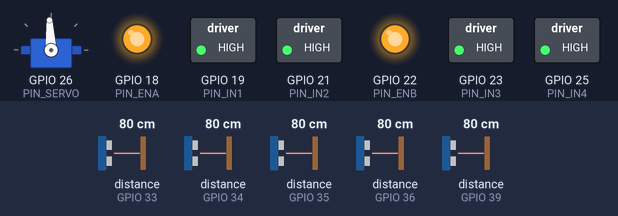
This sketch was run on a simulated ESP32. Shown: servo, switched loads named in the sketch (green lamp = pin HIGH), output pins drawn as LEDs (lit = HIGH). Wiring (inferred from the names in the program): 5 × ultrasonic range finder: trigger GPIO 4, echo GPIO 34 / trigger GPIO 13, echo GPIO 35 / trigger GPIO 14, echo GPIO 36 / trigger GPIO 16, echo GPIO 39 / trigger GPIO 17, echo GPIO 33. Inputs (shaded band) come from the test bench; at power-on: distance to the obstacle (sensors on GPIO 33, GPIO 34, GPIO 35, GPIO 36, GPIO 39) 80 cm. The echo pulse lasts 58.3 µs per cm; servo pulses on a pin are drawn as a servo (544–2400 µs = 0–180°); pins used as bus, display or sensor lines are not drawn.

Above: at 0.1 s.
Timing chart, 0 to 1.6 s (numbered marks = the images above):
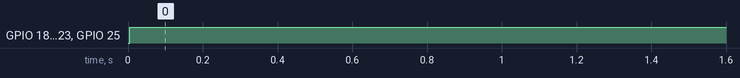

The sketch:

esp32_motor_safety.ino
```cpp
/*
 * esp32_motor_safety.ino -- Low-level safety + motor controller (ESP32-S3, Arduino-ESP32 core 2.x or 3.x)
 *
 * TASK / PRIORITY MAP (all on core 1)
 *   sensorTask  prio 5  1 ms tick. Round-robin HC-SR04 scheduler, echo timed by GPIO ISR (no pulseIn,
 *                       no blocking). Evaluates the 15 cm rule the instant a reading completes and
 *                       brakes the motors DIRECTLY from this task.
 *   motorTask   prio 4  5 ms tick. Command watchdog, mixing, slew-rate limiting, output.
 *   loop()      prio 1  UART parsing state machine + telemetry + 1 Hz USB debug.
 *
 * SAFETY CONTRACT
 *   - Any front sensor (FL/FC/FR) <= STOP_MM  -> gEstop latched, motors braked, all Pi commands ignored.
 *   - Release needs CLEAR_COUNT consecutive readings > RELEASE_MM (hysteresis, prevents chatter).
 *   - Front sensor not updated for STALE_MS, or never updated since boot -> treated as tripped (fail-safe).
 *   - No valid command for CMD_TIMEOUT_MS -> ramp to stop.
 *   - Every motor write goes through applyDrive(), which re-checks safetyTripped() inside a mutex, so a
 *     command can never overwrite an emergency brake.
 *
 * WIRING NOTES (important)
 *   - HC-SR04 Echo is 5 V.  ESP32-S3 GPIO is NOT 5 V tolerant -> divider on EVERY echo pin
 *     (e.g. 1 kOhm in series from Echo, 2 kOhm from the GPIO node to GND  => ~3.3 V).
 *   - Power sensors from 5 V, L298N logic ENA/ENB jumpers REMOVED (PWM drives them), common GND everywhere.
 *   - STEERING: single Ackermann servo on PIN_SERVO (LEDC, 50 Hz). Power it from its own 5-6 V BEC/regulator
 *     (NOT the ESP32 5 V pin or the L298N 5 V output: stall current causes brownouts), signal wire to the GPIO,
 *     common GND. Calibrate SERVO_CENTER_US / SERVO_HALF_SPAN_US with the wheels off the ground first.
 *   - L298N drives the two rear motors with identical commands. No differential mixing.
 *   - The motor and servo pins below were NOT in the spec: they are assumptions on safe GPIOs. Change as needed.
 *     Avoid GPIO 0,3,45,46 (strapping), 19,20 (USB), 26-32 (flash), 35-37 (octal PSRAM boards).
 *   - Add 10k pull-downs on IN1..IN4 / ENA / ENB so the bridge is inert during boot.
 */

#include <Arduino.h>
#include <HardwareSerial.h>

// ============================== CONFIG ====================================
// ---- Ultrasonic pins (index order = SensorId) ----
static const uint8_t PIN_TRIG[5] = {4, 13, 14, 16, 17};
static const uint8_t PIN_ECHO[5] = {34, 35, 36, 39, 33};
enum SensorId : uint8_t { S_LEFT = 0, S_FRONT_LEFT, S_FRONT_CENTER, S_FRONT_RIGHT, S_RIGHT, S_COUNT };
static const uint8_t SCHEDULE[S_COUNT] = {S_FRONT_LEFT, S_FRONT_CENTER, S_FRONT_RIGHT, S_LEFT, S_RIGHT};

// ---- L298N pins (ASSUMED): drive motors only. Both channels get the SAME command (rear axle). ----
static const uint8_t PIN_ENA = 18, PIN_IN1 = 19, PIN_IN2 = 21;   // rear-left drive motor
static const uint8_t PIN_ENB = 22, PIN_IN3 = 23, PIN_IN4 = 25;   // rear-right drive motor

// ---- Ackermann steering servo (ASSUMED pin) ----
static const uint8_t PIN_SERVO = 26;

// ---- UART link to Pi ----
static const uint8_t  PIN_LINK_RX = 27, PIN_LINK_TX = 32;
static const uint32_t LINK_BAUD = 115200;
HardwareSerial LinkSerial(2);

// ---- Safety thresholds ----
static const uint16_t STOP_MM       = 150;    // 15 cm hard stop
static const uint16_t RELEASE_MM    = 200;    // must exceed this to release
static const uint8_t  CLEAR_COUNT   = 3;      // consecutive clear readings
static const uint16_t MIN_PULSE_US  = 116;    // < 20 mm: too close for HC-SR04 -> treat as blocked
static const uint32_t SLOT_US       = 9000;   // per-sensor slot  (cycle = 5 * 9 ms = 45 ms)
static const uint32_t ECHO_TIMEOUT_US = 6000; // ~1.0 m max range (shorter = faster cycle)
static const uint32_t STALE_MS      = 200;    // front sensor data too old -> fail-safe
static const uint32_t CMD_TIMEOUT_MS = 250;   // Pi command watchdog
static const bool     SAFETY_ACTIVE_BRAKE = true; // true: short motor terminals (EN high, IN1=IN2); false: coast

// ---- Motor mapping ----
static const uint32_t PWM_FREQ_HZ = 5000;
static const uint8_t  PWM_RES_BITS = 8;
static const uint32_t PWM_MAX = 255;
static const uint32_t MIN_DUTY = 70;          // deadband: duty at which motors just move (TUNE)

// ---- Ackermann servo (50 Hz, pulse width in microseconds) ----
// steer +100 = full right.  CALIBRATE: find the pulse where wheels are straight, then the
// largest pulse offset each way that does NOT bind the steering linkage, and put that in SERVO_HALF_SPAN_US.
static const uint32_t SERVO_FREQ_HZ   = 50;
static const uint8_t  SERVO_RES_BITS  = 14;
static const float    SERVO_CENTER_US = 1500.0f;   // wheels straight (TUNE)
static const float    SERVO_HALF_SPAN_US = 350.0f; // full-lock travel each side (TUNE, keep below linkage limit)
static const bool     SERVO_INVERT    = false;     // flip if +steer turns left
static const float    SERVO_US_PER_S  = 2500.0f;   // slew limit: protects linkage, smooths steering
static const bool     ZERO_CMD_BRAKES = true; // hold position at 0 command
static const bool     INVERT_LEFT = false, INVERT_RIGHT = false;
static const float    ACCEL_PCT_PER_S = 180.0f;   // speed ramp up
static const float    DECEL_PCT_PER_S = 600.0f;   // speed ramp down (normal stop)

// ---- Protocol / telemetry ----
static const uint32_t TELEMETRY_PERIOD_MS = 50;   // 20 Hz
#define DEBUG_PRINT 1
// ==========================================================================

// ------------------------ PWM abstraction (core 2.x / 3.x) ----------------
#if ESP_ARDUINO_VERSION_MAJOR >= 3
static inline void pwmInit(uint8_t pin, uint8_t) { ledcAttach(pin, PWM_FREQ_HZ, PWM_RES_BITS); }
static inline void pwmSet(uint8_t pin, uint8_t, uint32_t duty) { ledcWrite(pin, duty); }
#else
static inline void pwmInit(uint8_t pin, uint8_t ch) { ledcSetup(ch, PWM_FREQ_HZ, PWM_RES_BITS); ledcAttachPin(pin, ch); }
static inline void pwmSet(uint8_t, uint8_t ch, uint32_t duty) { ledcWrite(ch, duty); }
#endif

// Servo on its own LEDC channel (50 Hz, 14-bit). Core 2.x channel 2 keeps it off the motor timer.
static const uint8_t SERVO_CH = 2;
#if ESP_ARDUINO_VERSION_MAJOR >= 3
static inline void servoInit() { ledcAttach(PIN_SERVO, SERVO_FREQ_HZ, SERVO_RES_BITS); }
static inline void servoDuty(uint32_t d) { ledcWrite(PIN_SERVO, d); }
#else
static inline void servoInit() { ledcSetup(SERVO_CH, SERVO_FREQ_HZ, SERVO_RES_BITS); ledcAttachPin(PIN_SERVO, SERVO_CH); }
static inline void servoDuty(uint32_t d) { ledcWrite(SERVO_CH, d); }
#endif

static void servoWriteUs(float us) {
  float lo = SERVO_CENTER_US - SERVO_HALF_SPAN_US, hi = SERVO_CENTER_US + SERVO_HALF_SPAN_US;
  us = fminf(fmaxf(us, lo), hi);                                   // hard clamp: never exceed linkage limit
  uint32_t period_us = 1000000UL / SERVO_FREQ_HZ;                  // 20000 us
  servoDuty((uint32_t)(us * (float)(1UL << SERVO_RES_BITS) / (float)period_us));
}

static float steerToServoUs(int steer) {                           // -100..100 -> microseconds
  float s = (float)steer / 100.0f;
  if (SERVO_INVERT) s = -s;
  return SERVO_CENTER_US + s * SERVO_HALF_SPAN_US;
}

// ------------------------------ Shared state ------------------------------
static const uint16_t DIST_NONE = 0xFFFF;

static volatile uint16_t gDistMm[S_COUNT];
static volatile uint32_t gLastUpdateMs[S_COUNT];   // 0 = never updated
static volatile bool     gBlocked[S_COUNT];
static uint8_t           gClearCnt[S_COUNT];       // sensor task only
static volatile bool     gEstop = false;
static volatile bool     gSensorStale = true;      // fail-safe until proven alive
static volatile bool     gCmdTimedOut = true;
static volatile uint32_t gEstopCount = 0;

struct Cmd { int8_t speed; int8_t steer; uint32_t rxMs; bool valid; };
static Cmd gCmd = {0, 0, 0, false};
static portMUX_TYPE gCmdMux = portMUX_INITIALIZER_UNLOCKED;

static volatile uint32_t gBadFrames = 0;
static volatile uint32_t gDropped = 0;
static SemaphoreHandle_t gMotorMutex;

static inline bool safetyTripped() { return gEstop || gSensorStale; }
static inline bool isFront(uint8_t id) { return id == S_FRONT_LEFT || id == S_FRONT_CENTER || id == S_FRONT_RIGHT; }

// ------------------------------ Motor layer -------------------------------
struct MotorPins { uint8_t en, in1, in2, ch; bool invert; };
static const MotorPins MOTOR_L = {PIN_ENA, PIN_IN1, PIN_IN2, 0, INVERT_LEFT};
static const MotorPins MOTOR_R = {PIN_ENB, PIN_IN3, PIN_IN4, 1, INVERT_RIGHT};

static inline void motorCoast(const MotorPins &m) {
  pwmSet(m.en, m.ch, 0);
  digitalWrite(m.in1, LOW); digitalWrite(m.in2, LOW);
}
static inline void motorBrake(const MotorPins &m) {
  // L298N fast-brake: both inputs equal while the enable is HIGH shorts the motor terminals.
  digitalWrite(m.in1, HIGH); digitalWrite(m.in2, HIGH);
  pwmSet(m.en, m.ch, PWM_MAX);
}
static inline void motorDrive(const MotorPins &m, float pct) {   // -100..100
  if (m.invert) pct = -pct;
  if (fabsf(pct) < 0.5f) { ZERO_CMD_BRAKES ? motorBrake(m) : motorCoast(m); return; }
  bool fwd = pct > 0;
  float mag = fminf(fabsf(pct), 100.0f);
  uint32_t duty = MIN_DUTY + (uint32_t)((mag / 100.0f) * (float)(PWM_MAX - MIN_DUTY));
  digitalWrite(m.in1, fwd ? HIGH : LOW);
  digitalWrite(m.in2, fwd ? LOW : HIGH);
  pwmSet(m.en, m.ch, duty);
}

// Single choke point for ALL motor writes.  Safety is re-checked INSIDE the lock.
static void applyDrive(float l, float r) {
  xSemaphoreTake(gMotorMutex, portMAX_DELAY);
  if (safetyTripped()) {
    if (SAFETY_ACTIVE_BRAKE) { motorBrake(MOTOR_L); motorBrake(MOTOR_R); }
    else                     { motorCoast(MOTOR_L); motorCoast(MOTOR_R); }
  } else {
    motorDrive(MOTOR_L, l);
    motorDrive(MOTOR_R, r);
  }
  xSemaphoreGive(gMotorMutex);
}

// ------------------------------ Ultrasonics -------------------------------
struct EchoState { volatile uint32_t tRise, tFall; volatile bool gotRise, gotFall; };
static EchoState gEcho[S_COUNT];

static void IRAM_ATTR echoISR(void *arg) {
  uint8_t i = (uint8_t)(uintptr_t)arg;
  uint32_t t = micros();
  if (digitalRead(PIN_ECHO[i])) { gEcho[i].tRise = t; gEcho[i].gotRise = true; }
  else if (gEcho[i].gotRise && !gEcho[i].gotFall) { gEcho[i].tFall = t; gEcho[i].gotFall = true; }
}

static void updateEstop() {
  bool any = gBlocked[S_FRONT_LEFT] || gBlocked[S_FRONT_CENTER] || gBlocked[S_FRONT_RIGHT];
  if (any && !gEstop) {
    gEstop = true;
    gEstopCount++;
    applyDrive(0, 0);            // brake NOW, from the sensor task, before anything else runs
  } else if (!any && gEstop) {
    gEstop = false;
  }
}

static void finalizeReading(uint8_t id, bool haveEcho, uint32_t pulseUs) {
  uint16_t mm = DIST_NONE;
  bool blockedNow = false;
  if (haveEcho) {
    if (pulseUs < MIN_PULSE_US) { mm = 0; blockedNow = true; }
    else { mm = (uint16_t)((pulseUs * 343UL) / 2000UL); blockedNow = (mm <= STOP_MM); }  // 343 m/s @ ~20 C
  }
  gDistMm[id] = mm;
  gLastUpdateMs[id] = millis();
  if (!isFront(id)) return;

  if (blockedNow) {                       // single reading trips immediately
    gClearCnt[id] = 0;
    gBlocked[id] = true;
    updateEstop();
  } else if (gBlocked[id]) {              // hysteresis + consecutive-clear release
    bool beyond = (!haveEcho) || (mm > RELEASE_MM);
    if (beyond) { if (++gClearCnt[id] >= CLEAR_COUNT) { gBlocked[id] = false; updateEstop(); } }
    else gClearCnt[id] = 0;
  }
}

static void sensorTask(void *) {
  TickType_t last = xTaskGetTickCount();
  uint8_t slot = 0, cur = SCHEDULE[0];
  uint32_t slotStartUs = micros() - SLOT_US;     // fire first ping immediately
  bool pending = false;
  for (;;) {
    vTaskDelayUntil(&last, pdMS_TO_TICKS(1));
    uint32_t now = micros();

    if (pending) {                               // collect result as early as possible
      EchoState &e = gEcho[cur];
      if (e.gotFall) { finalizeReading(cur, true, e.tFall - e.tRise); pending = false; }
      else if ((uint32_t)(now - slotStartUs) > ECHO_TIMEOUT_US) { finalizeReading(cur, false, 0); pending = false; }
    }

    if (!pending && (uint32_t)(now - slotStartUs) >= SLOT_US) {   // next slot (spacing kills crosstalk/ringing)
      cur = SCHEDULE[slot];
      slot = (slot + 1) % S_COUNT;
      EchoState &e = gEcho[cur];
      e.gotRise = false; e.gotFall = false;      // clear BEFORE triggering
      digitalWrite(PIN_TRIG[cur], HIGH);
      delayMicroseconds(10);                     // only blocking call: 10 us, datasheet-mandated
      digitalWrite(PIN_TRIG[cur], LOW);
      slotStartUs = micros();
      pending = true;
    }
  }
}

// -------------------------------- Motor task ------------------------------
static float slew(float cur, float tgt, float stepUp, float stepDown) {
  float step = (fabsf(tgt) < fabsf(cur)) ? stepDown : stepUp;
  float d = tgt - cur;
  if (d > step) d = step; else if (d < -step) d = -step;
  return cur + d;
}

// Ackermann: steering is the servo's job, so both rear motors get the same speed.
// (Optional upgrade: electronic differential on the rear axle, scaling the inner wheel by
//  (1 - (track/2)*tan(delta)/wheelbase) -- usually unnecessary at competition speeds.)
static void mixDrive(int speed, int /*steer*/, float &l, float &r) {
  l = r = (float)speed;
}

/*  Open-loop speed: the L298N setup in the spec has no encoders, so there is no velocity feedback to
 *  close a PID around.  When wheel encoders are added, run a PID per wheel here on (target - measured)
 *  and feed its output into motorDrive().  Slew limiting below already gives smooth acceleration. */
static void motorTask(void *) {
  TickType_t last = xTaskGetTickCount();
  float rampL = 0, rampR = 0;
  float servoUs = SERVO_CENTER_US;
  const float dt = 0.005f;
  for (;;) {
    vTaskDelayUntil(&last, pdMS_TO_TICKS(5));
    uint32_t nowMs = millis();

    // Front-sensor liveness (also fails safe at boot until every front sensor has reported once)
    bool stale = false;
    for (uint8_t id = S_FRONT_LEFT; id <= S_FRONT_RIGHT; id++) {
      uint32_t u = gLastUpdateMs[id];
      if (u == 0 || (nowMs - u) > STALE_MS) stale = true;
    }
    gSensorStale = stale;

    if (safetyTripped()) { rampL = rampR = 0; applyDrive(0, 0); continue; }

    Cmd c;
    portENTER_CRITICAL(&gCmdMux); c = gCmd; portEXIT_CRITICAL(&gCmdMux);
    bool fresh = c.valid && (nowMs - c.rxMs) < CMD_TIMEOUT_MS;
    gCmdTimedOut = !fresh;

    float tl = 0, tr = 0;
    float servoTarget = SERVO_CENTER_US;               // no valid command -> wheels straight
    if (fresh) { mixDrive(c.speed, c.steer, tl, tr); servoTarget = steerToServoUs(c.steer); }
    float maxStep = SERVO_US_PER_S * dt;               // slew-limited servo (not safety critical:
    float d = servoTarget - servoUs;                   //  it keeps its position during an ESTOP)
    if (d > maxStep) d = maxStep; else if (d < -maxStep) d = -maxStep;
    servoUs += d;
    servoWriteUs(servoUs);
    rampL = slew(rampL, tl, ACCEL_PCT_PER_S * dt, DECEL_PCT_PER_S * dt);
    rampR = slew(rampR, tr, ACCEL_PCT_PER_S * dt, DECEL_PCT_PER_S * dt);
    applyDrive(rampL, rampR);
  }
}

// ------------------------- Serial parsing state machine -------------------
// Frame:  $CMD,<seq>,<speed>,<steer>*HH\n      HH = XOR of bytes between '$' and '*' (hex)
enum ParseState : uint8_t { P_IDLE, P_BODY, P_CS_HI, P_CS_LO, P_EOL };
static ParseState pState = P_IDLE;
static char    pBuf[48];
static uint8_t pLen = 0, pCs = 0, pCsRx = 0;
static uint16_t gLastSeq = 0;
static bool gHaveSeq = false;

static int hexVal(uint8_t b) {
  if (b >= '0' && b <= '9') return b - '0';
  if (b >= 'A' && b <= 'F') return b - 'A' + 10;
  if (b >= 'a' && b <= 'f') return b - 'a' + 10;
  return -1;
}

static void handleFrame(const char *s) {
  int seq, sp, st;
  if (sscanf(s, "CMD,%d,%d,%d", &seq, &sp, &st) != 3 ||
      seq < 0 || seq > 65535 || sp < -100 || sp > 100 || st < -100 || st > 100) {
    gBadFrames++;
    return;
  }
  uint16_t s16 = (uint16_t)seq;
  if (gHaveSeq) {
    int16_t diff = (int16_t)(s16 - gLastSeq);
    if (diff <= 0) return;                     // duplicate / out-of-order: ignore, not an error
    if (diff > 1) gDropped += (uint32_t)(diff - 1);
  }
  gLastSeq = s16; gHaveSeq = true;
  portENTER_CRITICAL(&gCmdMux);
  gCmd.speed = (int8_t)sp; gCmd.steer = (int8_t)st; gCmd.rxMs = millis(); gCmd.valid = true;
  portEXIT_CRITICAL(&gCmdMux);
}

static void feed(uint8_t b) {
  if (b == '$') { pLen = 0; pCs = 0; pState = P_BODY; return; }   // '$' always resynchronises
  switch (pState) {
    case P_IDLE: break;
    case P_BODY:
      if (b == '*') { pState = P_CS_HI; }
      else if (b < 32 || b > 126 || pLen >= sizeof(pBuf) - 1) { gBadFrames++; pState = P_IDLE; }
      else { pBuf[pLen++] = (char)b; pCs ^= b; }
      break;
    case P_CS_HI: { int h = hexVal(b); if (h < 0) { gBadFrames++; pState = P_IDLE; } else { pCsRx = (uint8_t)(h << 4); pState = P_CS_LO; } break; }
    case P_CS_LO: { int h = hexVal(b); if (h < 0) { gBadFrames++; pState = P_IDLE; } else { pCsRx |= (uint8_t)h; pState = P_EOL; } break; }
    case P_EOL:
      if (b == '\n' || b == '\r') {
        pBuf[pLen] = 0;
        if (pCsRx == pCs) handleFrame(pBuf); else gBadFrames++;
      } else gBadFrames++;
      pState = P_IDLE;
      break;
  }
}

// -------------------------------- Telemetry -------------------------------
static void sendTelemetry() {
  uint16_t d[S_COUNT];
  for (uint8_t i = 0; i < S_COUNT; i++) { uint16_t v = gDistMm[i]; d[i] = (v == DIST_NONE) ? 9999 : v; }
  uint8_t flags = (gEstop ? 1 : 0) | (gCmdTimedOut ? 2 : 0) | (gSensorStale ? 4 : 0);
  char payload[96];
  int n = snprintf(payload, sizeof(payload), "TEL,%lu,%u,%u,%u,%u,%u,%u,%lu,%lu",
                   (unsigned long)millis(), d[S_LEFT], d[S_FRONT_LEFT], d[S_FRONT_CENTER], d[S_FRONT_RIGHT],
                   d[S_RIGHT], flags, (unsigned long)gBadFrames, (unsigned long)gDropped);
  if (n <= 0 || n >= (int)sizeof(payload)) return;
  uint8_t cs = 0;
  for (int i = 0; i < n; i++) cs ^= (uint8_t)payload[i];
  char out[112];
  int m = snprintf(out, sizeof(out), "$%s*%02X\n", payload, cs);
  if (m > 0 && LinkSerial.availableForWrite() >= m) LinkSerial.write((const uint8_t *)out, m);  // never block
}

// ---------------------------------- Arduino --------------------------------
void setup() {
#if DEBUG_PRINT
  Serial.begin(115200);
#endif
  // Motors first, inert
  const uint8_t mpins[] = {PIN_IN1, PIN_IN2, PIN_IN3, PIN_IN4};
  for (uint8_t p : mpins) { pinMode(p, OUTPUT); digitalWrite(p, LOW); }
  pwmInit(PIN_ENA, 0); pwmInit(PIN_ENB, 1);
  motorCoast(MOTOR_L); motorCoast(MOTOR_R);
  servoInit();
  servoWriteUs(SERVO_CENTER_US);                      // wheels straight at boot
  gMotorMutex = xSemaphoreCreateMutex();

  // Sensors
  for (uint8_t i = 0; i < S_COUNT; i++) {
    pinMode(PIN_TRIG[i], OUTPUT); digitalWrite(PIN_TRIG[i], LOW);
    pinMode(PIN_ECHO[i], INPUT);
    gDistMm[i] = DIST_NONE;
    attachInterruptArg(digitalPinToInterrupt(PIN_ECHO[i]), echoISR, (void *)(uintptr_t)i, CHANGE);
  }

  // Link UART (RX buffer sized before begin; parser drains it every ms)
  LinkSerial.setRxBufferSize(256);
  LinkSerial.begin(LINK_BAUD, SERIAL_8N1, PIN_LINK_RX, PIN_LINK_TX);

  xTaskCreatePinnedToCore(sensorTask, "sensor", 3072, NULL, 5, NULL, 1);
  xTaskCreatePinnedToCore(motorTask,  "motor",  3072, NULL, 4, NULL, 1);
}

void loop() {
  static uint32_t tTel = 0, tDbg = 0;

  int budget = 128;                                   // bounded work per pass
  while (budget-- > 0 && LinkSerial.available()) feed((uint8_t)LinkSerial.read());

  uint32_t now = millis();
  if (now - tTel >= TELEMETRY_PERIOD_MS) { tTel = now; sendTelemetry(); }

#if DEBUG_PRINT
  if (now - tDbg >= 1000) {
    tDbg = now;
    if (Serial.availableForWrite() > 100)
      Serial.printf("L=%u FL=%u FC=%u FR=%u R=%u estop=%d stale=%d cmdTO=%d trips=%lu bad=%lu drop=%lu\n",
                    gDistMm[S_LEFT], gDistMm[S_FRONT_LEFT], gDistMm[S_FRONT_CENTER], gDistMm[S_FRONT_RIGHT],
                    gDistMm[S_RIGHT], gEstop, gSensorStale, gCmdTimedOut, (unsigned long)gEstopCount,
                    (unsigned long)gBadFrames, (unsigned long)gDropped);
  }
#endif
  delay(1);                                           // yields; safety lives in higher-priority tasks
}
```

Measured:
- by itself, GPIO 18 (PIN_ENA), GPIO 19 (PIN_IN1), GPIO 21 (PIN_IN2), GPIO 22 (PIN_ENB), GPIO 23 (PIN_IN3), GPIO 25 (PIN_IN4): LOW → HIGH at 0.01 s
